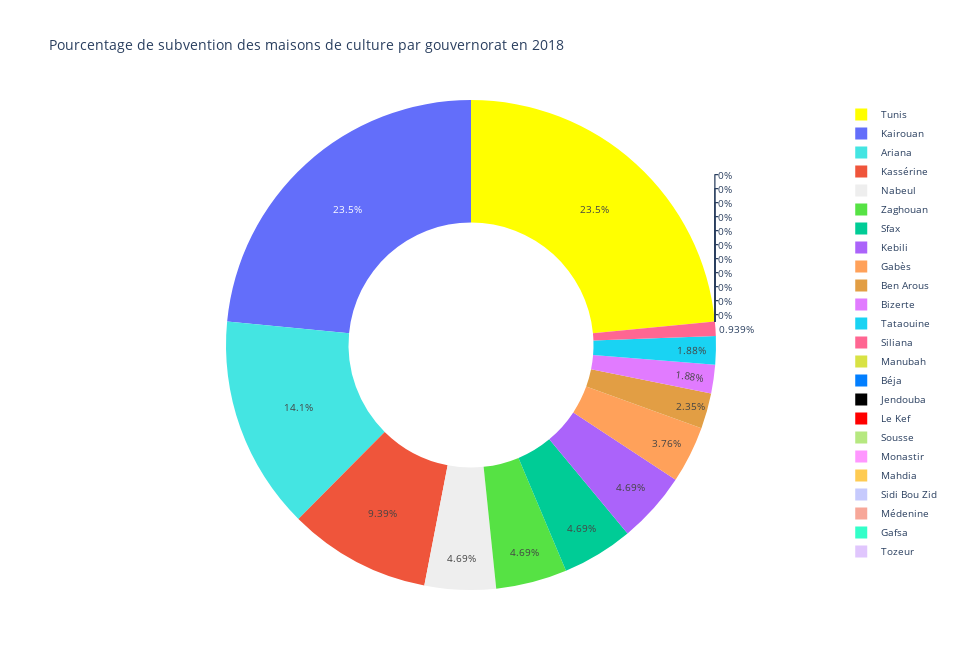

The notebook cell this image was saved under:
### Code cell
import pandas as pd 
df11=pd.read_csv('subventionassociationsfinancespubliques2018.csv')
chart_colors = [ 'yellow', '#44e5e2', '#e29e44',
                '#d8e244', '#eeeeee', '#56e244', 
                '#e17bff','#027fff', 'black','red']

fig= go.Figure(data=[go.Pie(labels=df['gov_name_f'], values=df11['Subvention'], hole=.5, sort=True,
                                 hoverinfo='text+value+label',
                                 marker=dict(colors=chart_colors))])
fig.update_layout(title_text='Pourcentage de subvention des maisons de culture par gouvernorat en 2018 ', height=670, width=980, font=dict(size=10))
fig

### Figure 1 — Plotly figure (JSON) as saved in the notebook; plotly's stock layout.template omitted (floating-point values rounded to 4 significant figures)
{"data": [{"hole": 0.5, "hoverinfo": "text+value+label", "labels": ["Tunis", "Ariana", "Ben Arous", "Manubah", "Nabeul", "Zaghouan", "Bizerte", "Béja", "Jendouba", "Le Kef", "Siliana", "Sousse", "Monastir", "Mahdia", "Sfax", "Kairouan", "Kassérine", "Sidi Bou Zid", "Gabès", "Médenine", "Tataouine", "Gafsa", "Tozeur", "Kebili"], "marker": {"colors": ["yellow", "#44e5e2", "#e29e44", "#d8e244", "#eeeeee", "#56e244", "#e17bff", "#027fff", "black", "red"]}, "sort": true, "type": "pie", "values": [50000, 30000, 5000, 0, 10000, 10000, 4000, 0, 0, 0, 2000, 0, 0, 0, 10000, 50000, 20000, 0, 8000, 0, 4000, 0, 0, 10000, 10000, 0, 4000, 10000, 0]}], "layout": {"font": {"size": 10}, "height": 670, "title": {"text": "Pourcentage de subvention des maisons de culture par gouvernorat en 2018 "}, "width": 980}}
